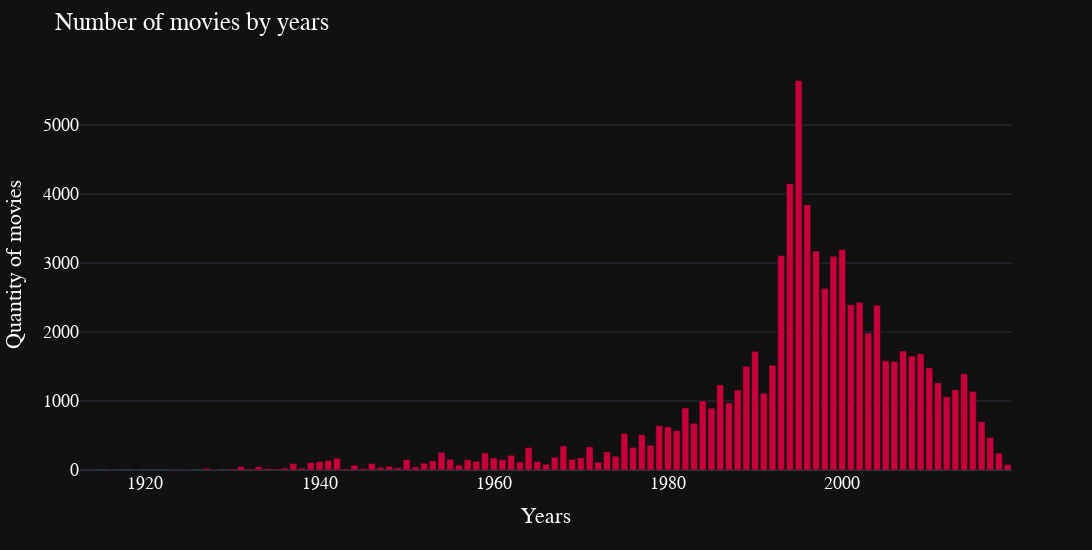

Here is the notebook cell this chart was saved with:
### Code cell
fig = px.bar(df1, x = "anos", y = 'id_filme', template = 'plotly_dark')

fig.update_layout(
    title = {
        'text': 'Number of movies by years'},
    xaxis_title = 'Years',
    yaxis_title = 'Quantity of movies',
    width = 1200,
    height = 550,
    font_family="Arial",
    font_color="White",
    font=dict(size = 18),
    title_font_family="Arial",
    title_font_color= "White")

fig.update_traces(textposition="outside", textfont_size = 18, cliponaxis=True, marker_color = '#C70039')

fig.show()

### Figure 1 — Plotly figure (JSON) as saved in the notebook; plotly's stock layout.template omitted (floating-point values rounded to 4 significant figures)
{"data": [{"alignmentgroup": "True", "cliponaxis": true, "hovertemplate": "anos=%{x}<br>id_filme=%{y}<extra></extra>", "legendgroup": "", "marker": {"color": "#C70039", "pattern": {"shape": ""}}, "name": "", "offsetgroup": "", "orientation": "v", "showlegend": false, "textfont": {"size": 18}, "textposition": "outside", "type": "bar", "x": [1995, 1994, 1996, 2000, 1997, 1993, 1999, 1998, 2002, 2001, 2004, 2003, 2007, 1990, 2009, 2008, 2005, 2006, 1992, 1989, 2010, 2014, 2011, 1986, 2013, 1988, 2015, 1991, 2012, 1984, 1987, 1982, 1985, 2016, 1983, 1979, 1980, 1981, 1975, 1977, 2017, 1978, 1968, 1971, 1976, 1964, 1973, 1954, 1959, 2018, 1962, 1974, 1967, 1970, 1960, 1942, 1955, 1969, 1961, 1957, 1950, 1941, 1953, 1958, 1965, 1940, 1963, 1972, 1939, 1952, 1946, 1937, 1966, 2019, 1956, 1944, 1948, 1931, 1951, 1933, 1947, 1949, 1936, 1938, 1927, 1945, 1934, 1930, 1935, 1932, 1943, 1925, 1928, 1924, 1923, 1916, 1914, 1919, 1913], "xaxis": "x", "y": [5647, 4150, 3847, 3197, 3176, 3111, 3098, 2633, 2433, 2396, 2389, 1983, 1725, 1721, 1684, 1652, 1584, 1574, 1518, 1505, 1480, 1394, 1263, 1234, 1163, 1160, 1139, 1114, 1060, 1000, 974, 900, 897, 701, 677, 642, 625, 572, 530, 511, 471, 359, 349, 337, 328, 326, 262, 257, 248, 244, 213, 199, 185, 177, 174, 171, 155, 153, 151, 150, 150, 138, 133, 126, 122, 122, 116, 114, 108, 98, 93, 93, 83, 78, 71, 70, 54, 50, 46, 46, 38, 31, 27, 26, 25, 23, 22, 16, 16, 16, 16, 7, 6, 4, 3, 1, 1, 1, 1], "yaxis": "y"}], "layout": {"barmode": "relative", "font": {"color": "White", "family": "Arial", "size": 18}, "height": 550, "legend": {"tracegroupgap": 0}, "margin": {"t": 60}, "title": {"font": {"color": "White", "family": "Arial"}, "text": "Number of movies by years"}, "width": 1200, "xaxis": {"anchor": "y", "domain": [0, 1], "title": {"text": "Years"}}, "yaxis": {"anchor": "x", "domain": [0, 1], "title": {"text": "Quantity of movies"}}}}
